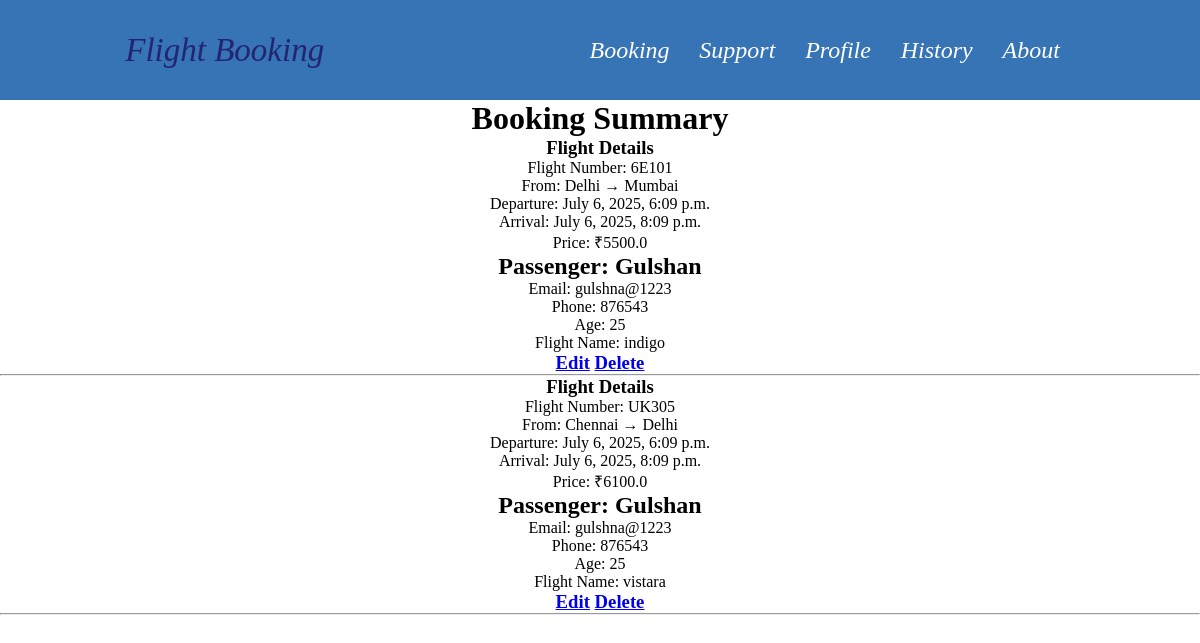
Screenshot of /booking_details with the database file from the repository.
### base/models.py (models this page shows)
class BookingModel(models.Model):
    flight_name=models.CharField(max_length=50,default='Unknown')
    name=models.CharField(max_length=50)
    email=models.EmailField(max_length=40)
    phno=models.CharField(max_length=10)
    age=models.IntegerField(default=0)

class IndigoModels(models.Model):
    name = models.CharField(max_length=30)  # Airline or flight name
    flight_number = models.CharField(max_length=10, unique=True)  # e.g., "6E123"
    depart_from = models.CharField(max_length=20)  # Departure city/airport
    departure_time = models.DateTimeField()  # Date and time of departure
    destination = models.CharField(max_length=20)  # Arrival city/airport
    arrival_time = models.DateTimeField()  # Date and time of arrival
    price = models.FloatField(default=0.00)  # Ticket price

class VistaraModel(models.Model):
    name = models.CharField(max_length=30)  # Airline or flight name
    flight_number = models.CharField(max_length=10, unique=True)  # e.g., "6E123"
    depart_from = models.CharField(max_length=20)  # Departure city/airport
    departure_time = models.DateTimeField()  # Date and time of departure
    destination = models.CharField(max_length=20)  # Arrival city/airport
    arrival_time = models.DateTimeField()  # Date and time of arrival
    price = models.FloatField(default=0.00)  # Ticket price

### base/views.py (the view)
# urls.py: path('booking_details',views.booking_details,name='booking_details'),
def booking_details(request):
    bookings = BookingModel.objects.all()
    all_flights = list(IndigoModels.objects.all()) + \
                  list(AirIndiaModel.objects.all()) + \
                  list(VistaraModel.objects.all()) + \
                  list(GoFirstModel.objects.all()) + \
                  list(SpiceJetModel.objects.all())
    detailed_bookings = []
    for booking in bookings:
        matched_flight = next((f for f in all_flights if f.name.lower() == booking.flight_name.lower()), None)
        detailed_bookings.append({
            'booking': booking,
            'flight': matched_flight
        })
    return render(request, 'booking_details.html', {'detailed_bookings': detailed_bookings})

### base/templates/booking_details.html
{% extends 'main.html' %}
{% block content %}
    <center>
<h1>Booking Summary</h1>
{% for item in detailed_bookings %}
    <div class="card">
        {% if item.flight %}
            <h3>Flight Details</h3>
            <p>Flight Number: {{ item.flight.flight_number }}</p>
            <p>From: {{ item.flight.depart_from }} → {{ item.flight.destination }}</p>
            <p>Departure: {{ item.flight.departure_time }}</p>
            <p>Arrival: {{ item.flight.arrival_time }}</p>
            <p>Price: ₹{{ item.flight.price }}</p>
        {% else %}
            <p style="color:red;">Flight info not found.</p>
        {% endif %}
        <h2>Passenger: {{ item.booking.name }}</h2>
        <p>Email: {{ item.booking.email }}</p>
        <p>Phone: {{ item.booking.phno }}</p>
        <p>Age: {{ item.booking.age }}</p>
        <p>Flight Name: {{ item.booking.flight_name }}</p>
       <h3 class="btn">
        <a href="{% url 'edit' item.booking.id %}">Edit</a>
        <a href="{% url 'confirm_del' item.booking.id %}">Delete</a>
       </h3>
        <hr>
    </div>
{% endfor %}
    </center>
{% endblock content %}

### templates/main.html (shortened to what this page needs)
{% load static %}
<!DOCTYPE html>
<html lang="en">
<head>
    <link rel="stylesheet" href="{% static 'style.css' %}">
</head>
<body>
    {% include 'nav.html' %}
    {% block content %}
    {% endblock content %}
</body>
</html>

### templates/nav.html
<nav>
    <div class="logo">
        <a href="{% url 'home' %}">Flight Booking</a>
    </div>
    <div class="links">
        <a href="{% url 'booking_details' %}">Booking</a>
        <a href="">Support</a>
        <a href="">Profile</a>
        <a href="{% url 'history' %}">History</a>
        <a href="">About</a>
    </div>
</nav>

### static/style.css (style rules this page uses)
* { margin: 0; padding: 0; box-sizing: border-box; }

### rows the page displays
BookingModel: flight.flight_number "6E101", flight.depart_from "Delhi", flight.destination "Mumbai", flight.departure_time "July 6, 2025, 6:09 p.m.", flight.arrival_time "July 6, 2025, 8:09 p.m.", flight.price "5500.0", booking.name "Gulshan", booking.email "gulshna@1223", booking.phno "876543", booking.age "25", booking.flight_name "indigo"
BookingModel: flight.flight_number "UK305", flight.depart_from "Chennai", flight.destination "Delhi", flight.departure_time "July 6, 2025, 6:09 p.m.", flight.arrival_time "July 6, 2025, 8:09 p.m.", flight.price "6100.0", booking.name "Gulshan", booking.email "gulshna@1223", booking.phno "876543", booking.age "25", booking.flight_name "vistara"
